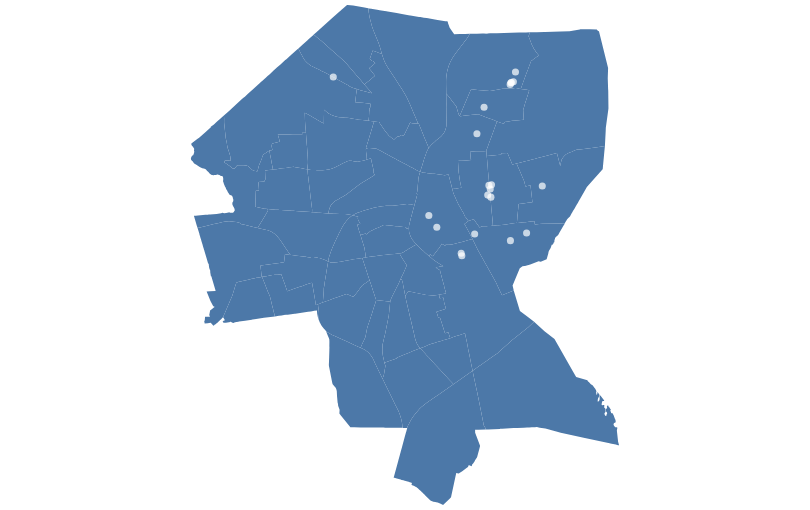

Notebook cell for this chart:
### Code cell
import altair as alt
import gpdvega 




bg = alt.Chart(pvd).mark_geoshape(
).encode( 
).properties( 
    width=800,
    height=500
)


points = alt.Chart(current).mark_circle(color='#ffffff').encode(
    latitude='lat:Q',
    longitude='long:Q',
    size=alt.value(50),


)

bg + points
